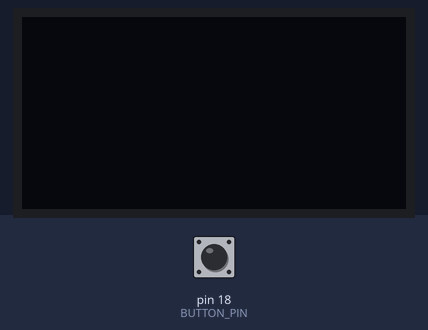
The sketch below on a simulated Arduino Uno, built with avr-gcc and run on an emulated ATmega328P. On the bench: 128×64 one-colour display. The inputs (shaded band) are chosen by the test bench; at power-on: pin 18 (BUTTON_PIN) HIGH.

Above: at 1.2 s.
1.3 s: pin 18 (BUTTON_PIN) pulled LOW for 1 s
At 3.3 s:
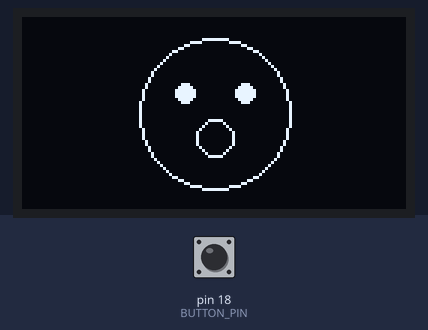
3.8 s: pin 18 (BUTTON_PIN) pulled LOW for 0.15 s
At 4.5 s:
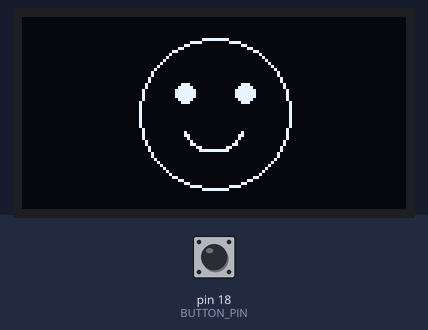
5.4 s: pin 18 (BUTTON_PIN) pulled LOW for 3.2 s
At 6.01 s:
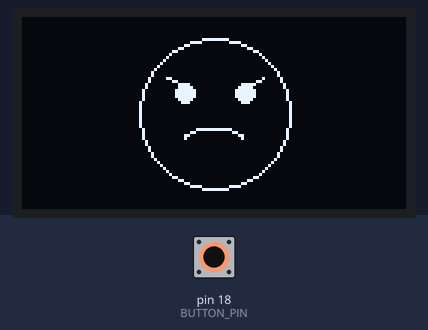
Timing chart, 0 to 8.4 s (numbered marks = the images above; inputs shaded):
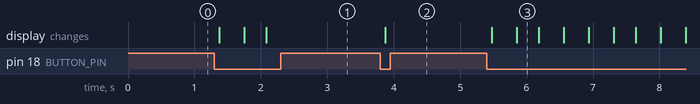

Measured:
- after the input at 1.3 s, the display: first changes after 0.08 s (image 1 shows a later state)
- after the input at 3.8 s, the display: changes after 0.08 s (image 2)
- after the input at 5.4 s, the display: first changes after 0.08 s (image 3 shows a later state)

The sketch:

emoji_display.ino
```cpp
#include <Wire.h>
#include <Adafruit_GFX.h>
#include <Adafruit_SSD1306.h>

#define SCREEN_WIDTH 128
#define SCREEN_HEIGHT 64
#define OLED_RESET    -1
Adafruit_SSD1306 display(SCREEN_WIDTH, SCREEN_HEIGHT, &Wire, OLED_RESET);

#define BUTTON_PIN 18   // Push button pin

int emojiIndex = 0;

void setup() {
  pinMode(BUTTON_PIN, INPUT_PULLUP);

  if (!display.begin(SSD1306_SWITCHCAPVCC, 0x3C)) {
    Serial.println(F("SSD1306 allocation failed"));
    for (;;);
  }
  display.clearDisplay();
  display.display();
}

void loop() {
  if (digitalRead(BUTTON_PIN) == LOW) {
    emojiIndex = (emojiIndex + 1) % 4;  // now cycles through 4 emojis
    showEmoji(emojiIndex);
    delay(300); // debounce
  }
}


void showEmoji(int index) {
  display.clearDisplay();

 if (index == 0) {
  // 😀 Happy Face
  display.drawCircle(64, 32, 25, SSD1306_WHITE); // face outline
  display.fillCircle(54, 25, 3, SSD1306_WHITE);  // left eye
  display.fillCircle(74, 25, 3, SSD1306_WHITE);  // right eye
  display_drawArc(64, 35, 10, 10, 20, 160, SSD1306_WHITE); // smile (approx)
}
else if (index == 1) {
  // ☹️ Sad Face
  display.drawCircle(64, 32, 25, SSD1306_WHITE); // face outline
  display.fillCircle(54, 25, 3, SSD1306_WHITE);  // left eye
  display.fillCircle(74, 25, 3, SSD1306_WHITE);  // right eye
  display_drawArc(64, 45, 10, 10, 200, 340, SSD1306_WHITE); // sad mouth (approx)
}
else if (index == 2) {
    // 😠 Angry Face
    display.drawCircle(64, 32, 25, SSD1306_WHITE); // face outline
    display.fillCircle(54, 25, 3, SSD1306_WHITE);  // left eye
    display.fillCircle(74, 25, 3, SSD1306_WHITE);  // right eye
    // Angry eyebrows (lines)
    display.drawLine(48, 20, 56, 24, SSD1306_WHITE); // left eyebrow
    display.drawLine(72, 24, 80, 20, SSD1306_WHITE); // right eyebrow
    // Angry mouth (flat or downward curve)
    display_drawArc(64, 42, 10, 5, 200, 340, SSD1306_WHITE);
  }
  else if (index == 3) {
    // 😮 Surprised Face
    display.drawCircle(64, 32, 25, SSD1306_WHITE); // face outline
    display.fillCircle(54, 25, 3, SSD1306_WHITE);  // left eye
    display.fillCircle(74, 25, 3, SSD1306_WHITE);  // right eye
    display.drawCircle(64, 40, 6, SSD1306_WHITE);  // open mouth (circle)
  }
  display.display();
}

// Helper function: Draw Arc (approximate using lines)
void display_drawArc(int16_t x, int16_t y, int16_t w, int16_t h, int16_t startAngle, int16_t endAngle, uint16_t color) {
  for (int i = startAngle; i <= endAngle; i++) {
    float rad = i * 3.14 / 180.0;
    int x1 = x + cos(rad) * w;
    int y1 = y + sin(rad) * h;
    display.drawPixel(x1, y1, color);
  }
}
```
